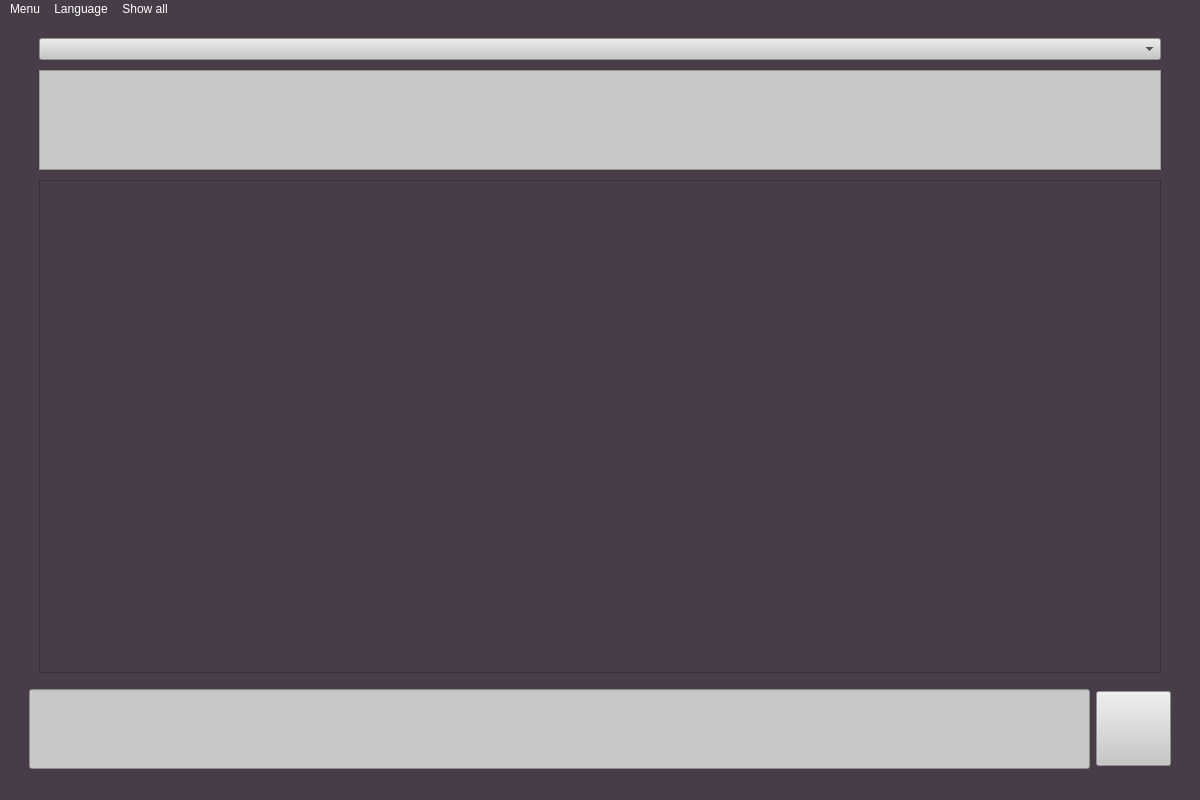
<?xml version="1.0" encoding="UTF-8"?>
<ui version="4.0">
 <class>MainWindow</class>
 <widget class="QMainWindow" name="MainWindow">
  <property name="geometry">
   <rect>
    <x>0</x>
    <y>0</y>
    <width>1200</width>
    <height>800</height>
   </rect>
  </property>
  <property name="minimumSize">
   <size>
    <width>1200</width>
    <height>800</height>
   </size>
  </property>
  <property name="maximumSize">
   <size>
    <width>1200</width>
    <height>800</height>
   </size>
  </property>
  <property name="windowTitle">
   <string>Bot Detective</string>
  </property>
  <property name="windowIcon">
   <iconset resource="resources.qrc">
    <normaloff>:/Images/Icon/Icons/WindowIcon.png</normaloff>:/Images/Icon/Icons/WindowIcon.png</iconset>
  </property>
  <property name="styleSheet">
   <string notr="true">background-color: rgb(72, 60, 72);
font: 12pt &quot;Arial&quot;;
color: white;</string>
  </property>
  <widget class="QWidget" name="centralwidget">
   <layout class="QVBoxLayout" name="verticalLayout_2">
    <item>
     <layout class="QVBoxLayout" name="MainLayout">
      <property name="spacing">
       <number>10</number>
      </property>
      <property name="leftMargin">
       <number>30</number>
      </property>
      <property name="topMargin">
       <number>10</number>
      </property>
      <property name="rightMargin">
       <number>30</number>
      </property>
      <property name="bottomMargin">
       <number>10</number>
      </property>
      <item>
       <widget class="QComboBox" name="SearchBy">
        <property name="styleSheet">
         <string notr="true">color: black;
background-color: rgb(199, 199, 199);
font: 14pt &quot;Arial&quot;;</string>
        </property>
       </widget>
      </item>
      <item>
       <widget class="QTextBrowser" name="BotOut">
        <property name="maximumSize">
         <size>
          <width>16777215</width>
          <height>100</height>
         </size>
        </property>
        <property name="whatsThis">
         <string>&lt;html&gt;&lt;head/&gt;&lt;body&gt;&lt;p&gt;&lt;br/&gt;&lt;/p&gt;&lt;/body&gt;&lt;/html&gt;</string>
        </property>
        <property name="styleSheet">
         <string notr="true">color: black;
background-color: rgb(199, 199, 199);
font: 14pt &quot;Arial&quot;;</string>
        </property>
        <property name="html">
         <string>&lt;!DOCTYPE HTML PUBLIC &quot;-//W3C//DTD HTML 4.0//EN&quot; &quot;http://www.w3.org/TR/REC-html40/strict.dtd&quot;&gt;
&lt;html&gt;&lt;head&gt;&lt;meta name=&quot;qrichtext&quot; content=&quot;1&quot; /&gt;&lt;style type=&quot;text/css&quot;&gt;
p, li { white-space: pre-wrap; }
&lt;/style&gt;&lt;/head&gt;&lt;body style=&quot; font-family:'Arial'; font-size:14pt; font-weight:400; font-style:normal;&quot;&gt;
&lt;p style=&quot;-qt-paragraph-type:empty; margin-top:0px; margin-bottom:0px; margin-left:0px; margin-right:0px; -qt-block-indent:0; text-indent:0px;&quot;&gt;&lt;br /&gt;&lt;/p&gt;&lt;/body&gt;&lt;/html&gt;</string>
        </property>
       </widget>
      </item>
      <item>
       <widget class="QScrollArea" name="scrollArea">
        <property name="widgetResizable">
         <bool>true</bool>
        </property>
        <widget class="QWidget" name="Scroll">
         <property name="geometry">
          <rect>
           <x>0</x>
           <y>0</y>
           <width>1120</width>
           <height>477</height>
          </rect>
         </property>
        </widget>
       </widget>
      </item>
     </layout>
    </item>
    <item>
     <layout class="QHBoxLayout" name="horizontalLayout">
      <property name="leftMargin">
       <number>20</number>
      </property>
      <property name="rightMargin">
       <number>20</number>
      </property>
      <item>
       <widget class="QLineEdit" name="MessageIn">
        <property name="minimumSize">
         <size>
          <width>0</width>
          <height>80</height>
         </size>
        </property>
        <property name="styleSheet">
         <string notr="true">color: black;
background-color: rgb(199, 199, 199);
font: 14pt &quot;Arial&quot;;</string>
        </property>
       </widget>
      </item>
      <item>
       <widget class="QPushButton" name="Send">
        <property name="minimumSize">
         <size>
          <width>75</width>
          <height>75</height>
         </size>
        </property>
        <property name="styleSheet">
         <string notr="true">color: black;
background-color: rgb(199, 199, 199);
font: 14pt &quot;Arial&quot;;</string>
        </property>
        <property name="text">
         <string/>
        </property>
       </widget>
      </item>
     </layout>
    </item>
   </layout>
  </widget>
  <widget class="QMenuBar" name="menubar">
   <property name="geometry">
    <rect>
     <x>0</x>
     <y>0</y>
     <width>1200</width>
     <height>24</height>
    </rect>
   </property>
   <widget class="QMenu" name="menuHelp">
    <property name="title">
     <string>Menu</string>
    </property>
    <addaction name="actHelp"/>
    <addaction name="actDevelops"/>
    <addaction name="actionClose"/>
   </widget>
   <widget class="QMenu" name="menuLanguage">
    <property name="title">
     <string>Language</string>
    </property>
    <addaction name="actionEng"/>
    <addaction name="actionUkr"/>
   </widget>
   <widget class="QMenu" name="menuShow_All">
    <property name="title">
     <string>Show all</string>
    </property>
    <addaction name="actionDentists"/>
    <addaction name="actionSpecializations"/>
    <addaction name="actionDentistry"/>
   </widget>
   <addaction name="menuHelp"/>
   <addaction name="menuLanguage"/>
   <addaction name="menuShow_All"/>
  </widget>
  <widget class="QStatusBar" name="statusbar"/>
  <action name="actHelp">
   <property name="text">
    <string>Help</string>
   </property>
  </action>
  <action name="actDevelops">
   <property name="text">
    <string>Develop</string>
   </property>
  </action>
  <action name="actionEng">
   <property name="text">
    <string>English</string>
   </property>
  </action>
  <action name="actionUkr">
   <property name="text">
    <string>Українська</string>
   </property>
  </action>
  <action name="actionDentists">
   <property name="text">
    <string>Dentists</string>
   </property>
  </action>
  <action name="actionSpecializations">
   <property name="text">
    <string>Specializations</string>
   </property>
  </action>
  <action name="actionDentistry">
   <property name="text">
    <string>Dentistry</string>
   </property>
  </action>
  <action name="actionClose">
   <property name="text">
    <string>Close</string>
   </property>
  </action>
 </widget>
 <resources>
  <include location="resources.qrc"/>
 </resources>
 <connections/>
</ui>
